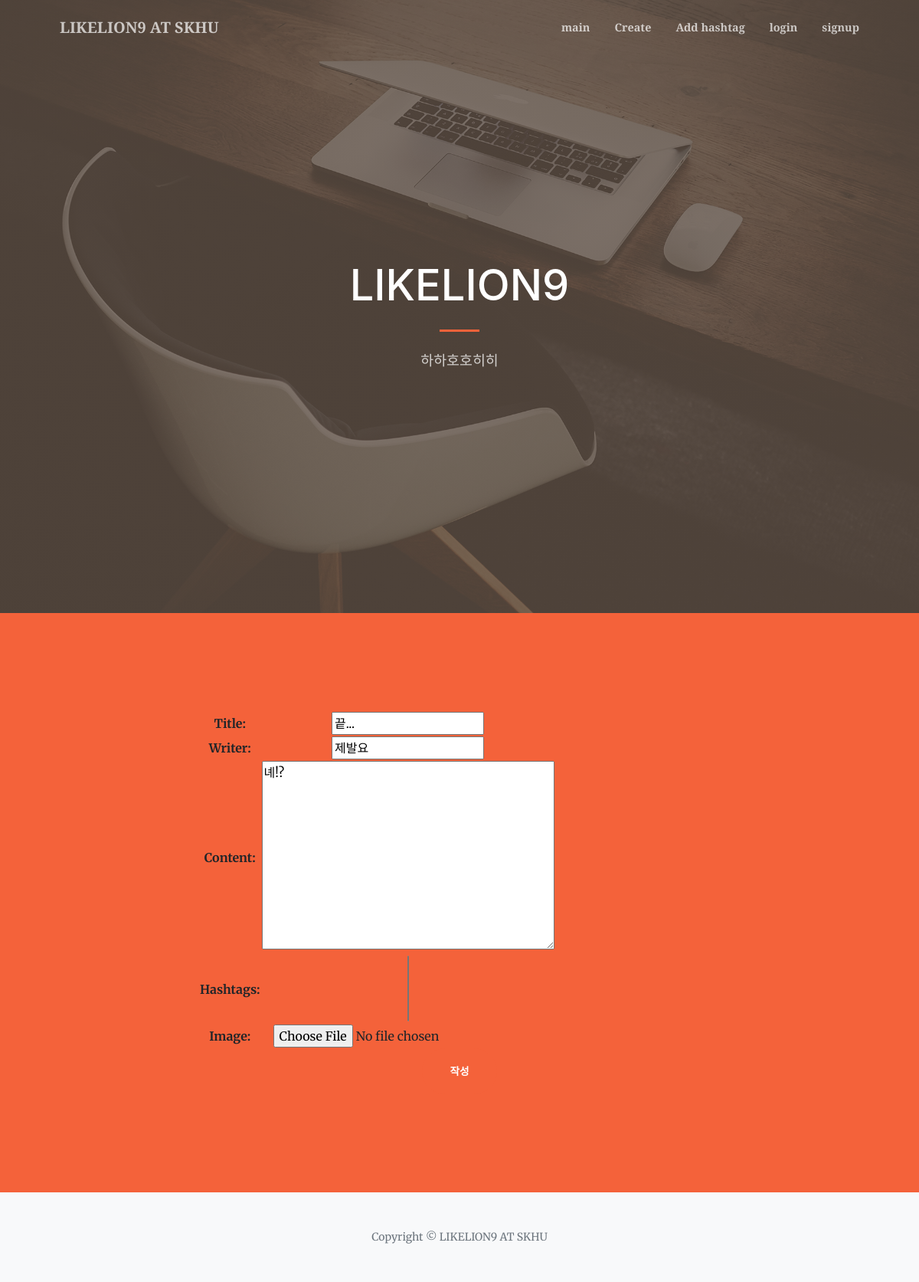
Page /edit/2/ on the committed database.
### blog/models.py (models this page shows, shortened)
class Blog(models.Model):
    title = models.CharField(max_length=200)
    pub_date = models.DateField('date published')
    writer = models.CharField(max_length=15, default='닉네임을 입력해주세요')
    content = models.TextField()
    hashtags = models.ManyToManyField('Hashtag', blank=True)
    image = models.ImageField(upload_to='images/', blank=True)

### blog/views.py (the view)
# urls.py: path('edit/<str:id>/', blog.views.edit, name='edit'),
def edit(request, id):
    blog = get_object_or_404(Blog, id = id)
    if request.method == "POST":
        form = PostForm(request.POST, instance=blog)
        if form.is_valid():
           form.save(commit=False)
           form.save()
           form.save_m2m()
           return redirect('main')
    else:
        form = PostForm(instance=blog)
        return render(request, 'blog/edit.html', {'form':form})

### blog/forms.py
class PostForm(forms.ModelForm):
    class Meta:
        model = Blog
        fields = ['title', 'writer', 'content', 'hashtags', 'image']

### blog/templates/blog/edit.html (shortened to what this page needs)
{% extends 'blog/base.html' %}
{% block content %}
<section class="page-section bg-primary" id="about">
    <div class="container px-4 px-lg-5">
        <div class="row gx-4 gx-lg-5 justify-content-center">
            <div class="col-lg-8 text-center">
                <form method="POST">
                    <table>
                        {{form.as_table}}
                    </table>
                    <button class="btn btn-primary btn-xl" type="submit">작성</button>
                </form>
            </div>
        </div>
    </div>
</section>
{% endblock %}

### rows in the picture
Blog: title "끝...", writer "제발요", content "녜!?"
